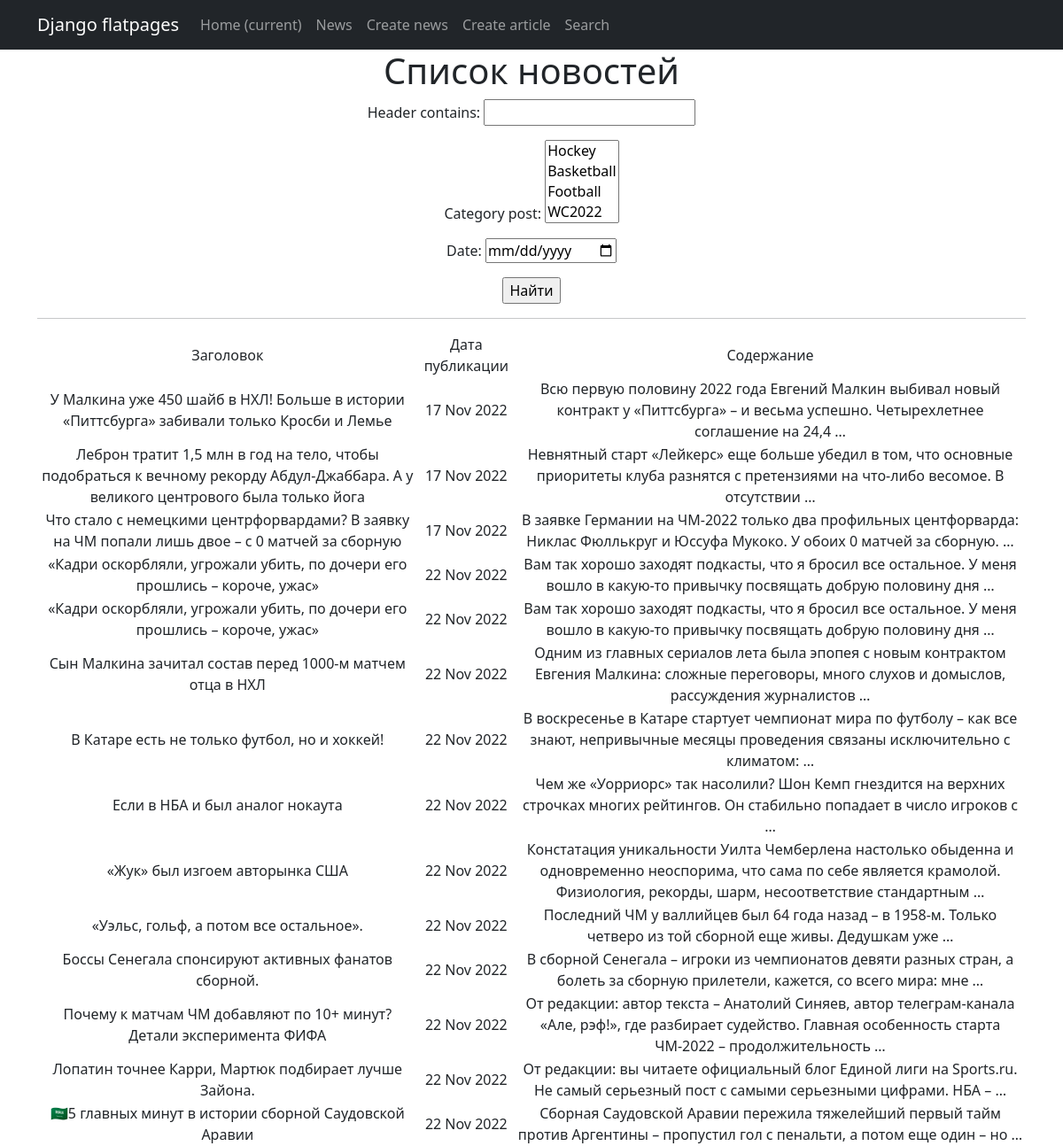
The app's page /news/search/ with its own data.
### news/models.py (models this page shows, shortened)
class Post(models.Model):
    article = 'AR'
    news = 'NE'
    author_name = models.ForeignKey(Author, on_delete=models.CASCADE)  # связь «один ко многим» с моделью Author
    types_post = models.CharField(max_length=2, choices=Types, default='NE')  # поле с выбором — «статья» или «новость»;
    datetime_post = models.DateTimeField(auto_now_add=True)  # автоматически добавляемая дата и время создания;
    category_post = models.ManyToManyField(Category, through='PostCategory')  # связь «многие ко многим» с моделью Category (с дополнительной моделью PostCategory);
    header = models.CharField(max_length=255) #  заголовок статьи/новости
    content = models.TextField() #  текст статьи/новости
    rating_post = models.IntegerField(default=0) #  рейтинг статьи/новости

### news/views.py (the view)
# urls.py: path('news/search/', PostSearch.as_view(), name='search'),
class PostSearch(ListView):
    model = Post
    form = PostFilter
    template_name = 'search.html'
    context_object_name = 'search'
    def get_queryset(self):
        queryset = super(PostSearch, self).get_queryset()
        self.filterset = PostFilter(self.request.GET, queryset)
        return self.filterset.queryset
    def get_context_data(self, **kwargs):
        context = super(PostSearch, self).get_context_data(**kwargs)
        context['filterset'] = self.filterset
        return context

### news/models.py (called while the page is built)
    def __str__(self):
        return f'{self.name_category}'

### templates/search.html (shortened to what this page needs)
{% extends 'flatpages/default.html' %}
{% load custom_filters %}
{% load custom_tags %}
{% block content %}
   <h1>Список новостей</h1>
   <form action="" method="get">
       {{ filterset.form.as_p }}
       <input type="submit" value="Найти" />
   </form>
   <hr>
   {% if search %}
       <table>
           <tr>
               <td>Заголовок</td>
               <td>Дата публикации</td>
               <td>Содержание</td>
           </tr>
           {% for post in filterset.qs %}
           <tr>
               <td>{{ post.header }}</td>
               <td>{{ post.datetime_post|date:'d M Y' }}</td>
               <td>{{ post.content|truncatewords:20 }}</td>
           </tr>
           {% endfor %}
       </table>
   {% else %}
       <h2>Новостей нет!</h2>
   {% endif %}
{% endblock content %}

### records on screen
Post: header "У Малкина уже 450 шайб в НХЛ! Больше в истории «Питтсбурга» забивали только Кросби и Лемье", datetime_post "17 Nov 2022", content "Всю первую половину 2022 года Евгений Малкин выбивал новый контракт у «Питтсбурга» – и весьма успешно. Четырехлетнее соглашение на 24,4 …"
Post: header "Леброн тратит 1,5 млн в год на тело, чтобы подобраться к вечному рекорду Абдул-Джаббара. А у великого центрового была только йога", datetime_post "17 Nov 2022", content "Невнятный старт «Лейкерс» еще больше убедил в том, что основные приоритеты клуба разнятся с претензиями на что-либо весомое. В отсутствии …"
Post: header "Что стало с немецкими центрфорвардами? В заявку на ЧМ попали лишь двое – с 0 матчей за сборную", datetime_post "17 Nov 2022", content "В заявке Германии на ЧМ-2022 только два профильных центфорварда: Никлас Фюллькруг и Юссуфа Мукоко. У обоих 0 матчей за сборную. …"
Post: header "«Кадри оскорбляли, угрожали убить, по дочери его прошлись – короче, ужас»", datetime_post "22 Nov 2022", content "Вам так хорошо заходят подкасты, что я бросил все остальное. У меня вошло в какую-то привычку посвящать добрую половину дня …"
Post: header "«Кадри оскорбляли, угрожали убить, по дочери его прошлись – короче, ужас»", datetime_post "22 Nov 2022", content "Вам так хорошо заходят подкасты, что я бросил все остальное. У меня вошло в какую-то привычку посвящать добрую половину дня …"
Post: header "Сын Малкина зачитал состав перед 1000-м матчем отца в НХЛ", datetime_post "22 Nov 2022", content "Одним из главных сериалов лета была эпопея с новым контрактом Евгения Малкина: сложные переговоры, много слухов и домыслов, рассуждения журналистов …"
Post: header "В Катаре есть не только футбол, но и хоккей!", datetime_post "22 Nov 2022", content "В воскресенье в Катаре стартует чемпионат мира по футболу – как все знают, непривычные месяцы проведения связаны исключительно с климатом: …"
Post: header "Если в НБА и был аналог нокаута", datetime_post "22 Nov 2022", content "Чем же «Уорриорс» так насолили? Шон Кемп гнездится на верхних строчках многих рейтингов. Он стабильно попадает в число игроков с …"
Post: header "«Жук» был изгоем авторынка США", datetime_post "22 Nov 2022", content "Констатация уникальности Уилта Чемберлена настолько обыденна и одновременно неоспорима, что сама по себе является крамолой. Физиология, рекорды, шарм, несоответствие стандартным …"
Post: header "«Уэльс, гольф, а потом все остальное».", datetime_post "22 Nov 2022", content "Последний ЧМ у валлийцев был 64 года назад – в 1958-м. Только четверо из той сборной еще живы. Дедушкам уже …"
Post: header "Боссы Сенегала спонсируют активных фанатов сборной.", datetime_post "22 Nov 2022", content "В сборной Сенегала – игроки из чемпионатов девяти разных стран, а болеть за сборную прилетели, кажется, со всего мира: мне …"
Post: header "Почему к матчам ЧМ добавляют по 10+ минут? Детали эксперимента ФИФА", datetime_post "22 Nov 2022", content "От редакции: автор текста – Анатолий Синяев, автор телеграм-канала «Але, рэф!», где разбирает судейство. Главная особенность старта ЧМ-2022 – продолжительность …"
Post: header "Лопатин точнее Карри, Мартюк подбирает лучше Зайона.", datetime_post "22 Nov 2022", content "От редакции: вы читаете официальный блог Единой лиги на Sports.ru. Не самый серьезный пост с самыми серьезными цифрами. НБА – …"
Post: header "🇸🇦5 главных минут в истории сборной Саудовской Аравии", datetime_post "22 Nov 2022", content "Сборная Саудовской Аравии пережила тяжелейший первый тайм против Аргентины – пропустил гол с пенальти, а потом еще один – но …"
